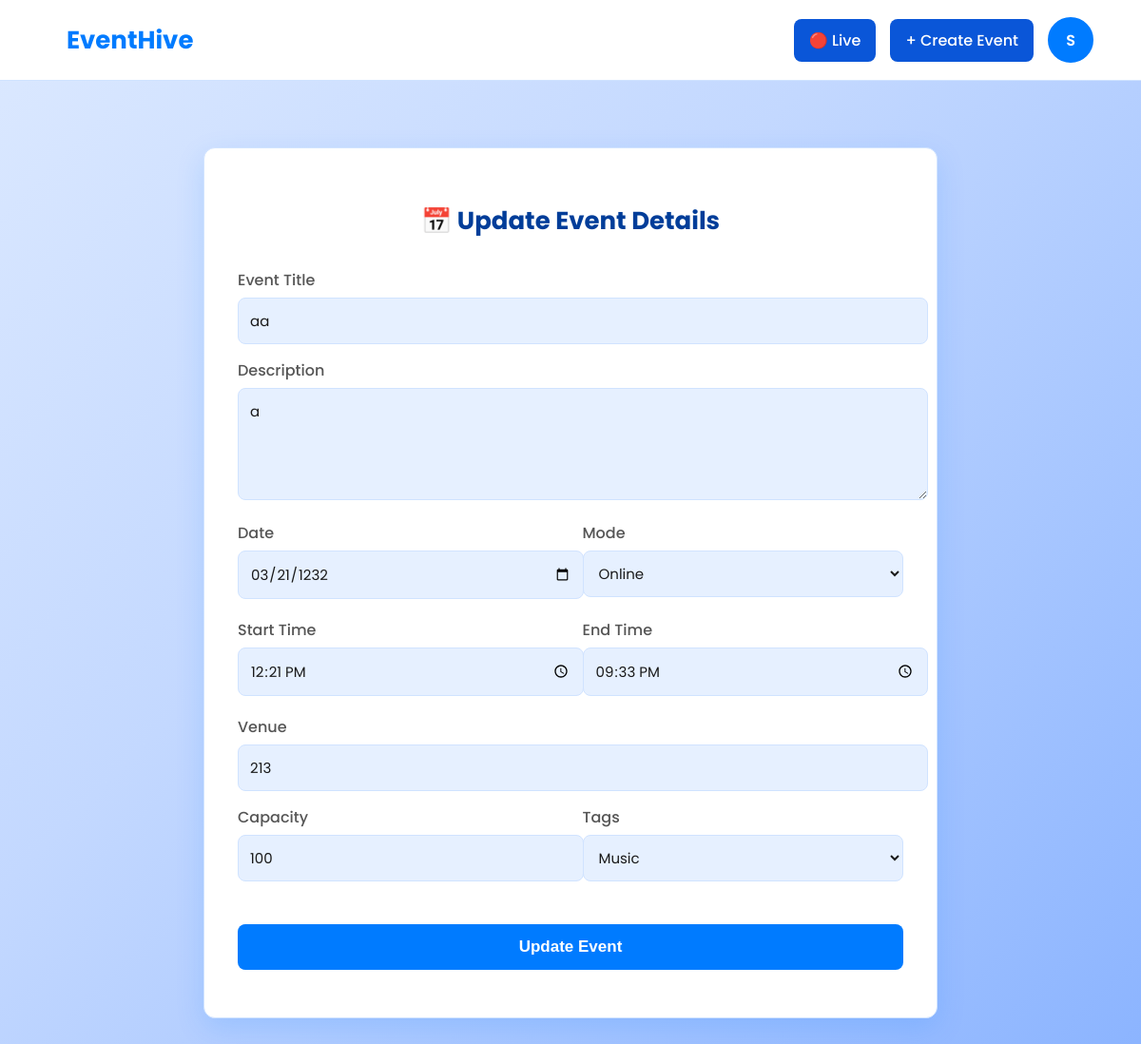
Before: /update_event/5 (signed in) with the older database file.
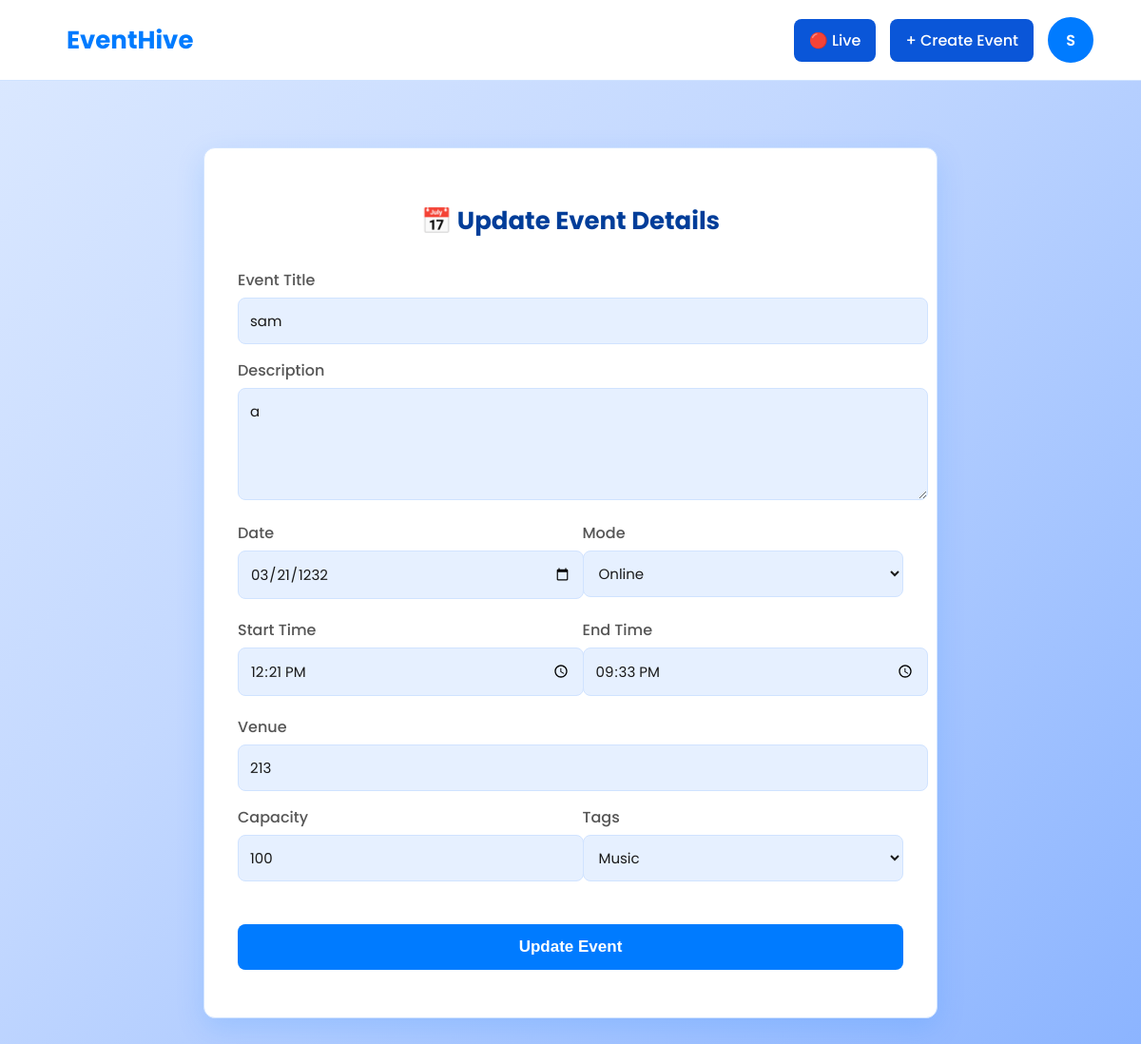
After: the same page with the newer database file.
### models/model.py (models this page shows, shortened)
class Event(db.Model):
    __tablename__ = "events"
    id = db.Column(db.Integer, primary_key=True)
    title = db.Column(db.String(100), nullable=False)
    description = db.Column(db.Text)
    date = db.Column(db.Date, nullable=False)
    starttime = db.Column(db.Time)
    endtime = db.Column(db.Time)
    mode = db.Column(db.Enum(EventMode), default=EventMode.online, nullable=False)
    venue = db.Column(db.String(150))
    capacity = db.Column(db.Integer, default=100)
    tags = db.Column(db.Enum(Eventtag), default=Eventtag.CELEBRATION, nullable=False)
    visibility = db.Column(db.Enum(EventVisibility), default=EventVisibility.public, nullable=False)
    organizer_id = db.Column(db.Integer, db.ForeignKey("users.id"), nullable=False)
    creator = db.relationship("User", backref=db.backref("created_events", lazy=True))
    attendees = db.relationship(
        "User", secondary=event_attendees, back_populates="attending_events"
    )
    attendee_links = db.relationship("Attendee", back_populates="event", cascade="all, delete-orphan")

### app/main.py (the view)
@events_blueprint.route("/update_event/<int:event_id>", methods=["GET"])
@login_required
def load_update_event_page(event_id):
    event = Event.query.get(event_id)
    if not event:
        return "Event Not Found", 404
    return render_template("update.html", event=event)

### app/__init__.py (called while the page is built)
def create_app():
    app = Flask(__name__)
    app.config['SECRET_KEY'] = '91ba96dbf66221f753176c6a80f0e7905444d410630b70f89445e7281d0001aa'
    app.config['SQLALCHEMY_DATABASE_URI'] = 'sqlite:///db.sqlite'
    db.init_app(app)
    migrate.init_app(app, db)
    login_manager.init_app(app)
    from models.model import User
    @login_manager.user_loader
    def load_user(user_id):
        return User.query.get(int(user_id))
    from .main import main_blueprint
    app.register_blueprint(main_blueprint)
    from .auth import auth_blueprint
    app.register_blueprint(auth_blueprint)
    from .main import events_blueprint, attendees_blueprint
    app.register_blueprint(events_blueprint)
    app.register_blueprint(attendees_blueprint)
    from .scheduler import start_scheduler
    start_scheduler(app)
    return app

### app/templates/update.html (shortened to what this page needs)
{% extends "base.html" %}
{% block content %}
<div class="form-container">
    <h2>📅 Update Event Details</h2>
    <form id="updateEventForm">
        <div class="form-field-wrapper">
            <label for="title">Event Title</label>
            <input type="text" id="title" name="title" value="{{ event.title }}" required>
        </div>
        <div class="form-field-wrapper">
            <label for="description">Description</label>
            <textarea id="description" name="description" rows="4" required>{{ event.description }}</textarea>
        </div>
        <div class="form-group-grid">
            <div class="form-field-wrapper">
                <label for="date">Date</label>
                <input type="date" id="date" name="date" value="{{ event.date }}" required>
            </div>
            <div class="form-field-wrapper">
                <label for="mode">Mode</label>
                <select id="mode" name="mode" required>
                    <option value="online"  {% if event.mode.value == 'online' %}selected{% endif %}>Online</option>
                </select>
            </div>
        </div>
        <div class="form-group-grid">
            <div class="form-field-wrapper">
                <label for="start_time">Start Time</label>
                <input type="time" id="starttime" name="starttime"
                        value="{{ event.starttime.strftime('%H:%M') if event.starttime else '' }}"
                        required>
            </div>
            <div class="form-field-wrapper">
                <label for="end_time">End Time</label>
                <input type="time" id="endtime" name="endtime"
                        value="{{ event.endtime.strftime('%H:%M') if event.endtime else '' }}"
                        required>
            </div>
        </div>
        <div class="form-field-wrapper">
            <label for="venue">Venue</label>
            <input type="text" id="venue" name="venue" value="{{ event.venue }}" required>
        </div>
        <div class="form-group-grid">
            <div class="form-field-wrapper">
                <label for="capacity">Capacity</label>
                <input type="number" id="capacity" name="capacity" min="1" value="{{ event.capacity }}">
            </div>
            <div class="form-field-wrapper">
                <label for="tags">Tags</label>
                <select id="tags" name="tags" required>
                    <option value="Music"      {% if event.tags.value == 'Music' %}selected{% endif %}>Music</option>
                </select>
            </div>
        </div>
        <button type="submit">Update Event</button>
    </form>
</div>
{% endblock %}

Changed rows visible on the page:
changed Event "Online": title "aa" → "sam"
